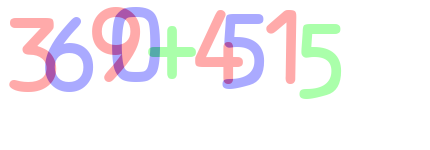
#> input picture images/1.png, 430 x 150 px, found by its file name
$ python test.py
#> lines starting #> are read from the running program, lines starting #| are printed output that depends on the picture; after the words box and inside, x2 and y2 are one past the last pixel; in counts of white or black regions, pixels touching at a corner belong together
### utils.py
import cv2
import inti
BLUE = 0
GREEN = 1
RED  = 2
def get_chars(image, color):
    # cv2.imshow("image",image)
    # cv2.waitKey()
    # cv2.destroyAllWindows()
    other_1 = (color + 1) % 3
    other_2 = (color + 2) % 3
    c = image[:, :, other_1] == 255
    image[c] = [0, 0, 0]
    c = image[:, :, other_2] == 255
    image[c] = [0, 0, 0]
    c = image[:, :, color] < 170
    image[c] = [0, 0, 0]
    c = image[:, :, color] != 0
    image[c] = [255, 255, 255]
    # cv2.imshow("image",image)
    # cv2.waitKey()
    # cv2.destroyAllWindows()
    return image

# 전체 이미지에서 왼쪽부터 단어별로 이미지를 추출합니다.
# [18 lines left out: function extract_chars, not called in this run]
import numpy as np
# 특정한 이미지를 (20 x 20) 크기로 Scaling 합니다.
def resize20(image):
    resized = cv2.resize(image, (20, 20))
    return resized.reshape(-1, 400).astype(np.float32)

# 입력 string 계산해 주는 함수
# [16 lines left out: function caculateStr, not called in this run]
# arr = inti.startAdd+'/target_images/0.png'
# image = cv2.imread(arr)
# extract_chars(image)

### test.py
import cv2
import utils
image = cv2.imread(r'C:\Users\seogi\Documents\python\captcha\1.png', cv2.IMREAD_COLOR)
#> image is the input picture: shape (150, 430, 3); mean B, G, R 245, 241.8, 245.7
cv2.imshow("123",image)
blue = utils.get_chars(image.copy(), utils.BLUE)
#> in get_chars, `c = image[:, :, other_1] == 255`:
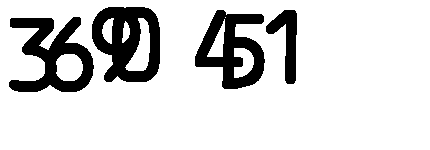
#> c: shape (150, 430) bool; 84.1% white; 4 black regions, box (x1, y1, x2, y2) and area: (92, 7, 160, 82) 3251, (9, 17, 94, 92) 3138, (195, 10, 265, 89) 2832, (266, 10, 297, 84) 1044
#> in get_chars, `c = image[:, :, other_2] == 255`: c: shape (150, 430) bool; 7.8% white; 8 white regions (1 under 20 px), largest, box (x1, y1, x2, y2) and area: (195, 10, 243, 80) 1264, (266, 10, 297, 84) 1044, (10, 18, 54, 62) 953
#> in get_chars, `image[c] = [0, 0, 0]`: image: shape (150, 430, 3); mean of channels 0, 1, 2 19.6, 13.5, 14.3
#> in get_chars, `c = image[:, :, color] < 170`: c: shape (150, 430) bool; 91.9% white; 3 black regions, box (x1, y1, x2, y2) and area: (112, 7, 160, 82) 1926, (45, 17, 94, 92) 1740, (222, 14, 265, 89) 1568
green = utils.get_chars(image.copy(), utils.GREEN)
#> call 2 of get_chars, with color = 1
#> in get_chars (call 2), `c = image[:, :, other_1] == 255`: c: shape (150, 430) bool; 88.2% white; 4 black regions, box (x1, y1, x2, y2) and area: (112, 7, 196, 82) 2717, (45, 17, 94, 92) 1740, (222, 14, 265, 89) 1568, (299, 24, 342, 99) 1568
#> in get_chars (call 2), `c = image[:, :, other_2] == 255`: c: shape (150, 430) bool; 6.7% white; 7 white regions (1 under 20 px), largest, box (x1, y1, x2, y2) and area: (222, 14, 265, 89) 1469, (48, 17, 94, 92) 1466, (126, 7, 160, 47) 539, (118, 56, 160, 82) 538, (112, 18, 125, 44) 281, (112, 55, 120, 64) 41
#> in get_chars (call 2), `image[c] = [0, 0, 0]`:
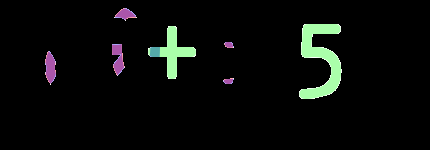
#> image: shape (150, 430, 3); mean of channels 0, 1, 2 8.9, 10.9, 8.8; drawn as B, G, R
#> in get_chars (call 2), `c = image[:, :, color] < 170`: c: shape (150, 430) bool; 96.2% white; 15 black regions (13 under 20 px), largest, box (x1, y1, x2, y2) and area: (299, 24, 342, 99) 1568, (148, 26, 196, 79) 894
#> in get_chars (call 2), `image[c] = [0, 0, 0]`:
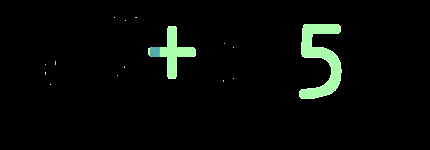
#> image: shape (150, 430, 3); 1.19% of pixels changed, all inside (x1, y1, x2, y2) = (45, 8, 234, 84); drawn as B, G, R
red = utils.get_chars(image.copy(), utils.RED)
#> call 3 of get_chars, with color = 2
#> in get_chars (call 3), `c = image[:, :, other_1] == 255`:
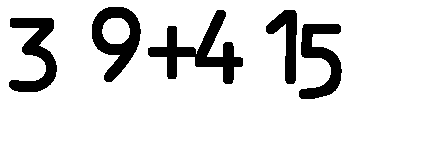
#> c: shape (150, 430) bool; 87.2% white; 5 black regions, box (x1, y1, x2, y2) and area: (148, 10, 243, 84) 2257, (92, 7, 141, 82) 1749, (9, 18, 57, 92) 1665, (299, 24, 342, 99) 1568, (266, 10, 297, 84) 1044
#> in get_chars (call 3), `c = image[:, :, other_2] == 255`: c: shape (150, 430) bool; 3.7% white; 3 white regions (1 under 20 px), largest, box (x1, y1, x2, y2) and area: (299, 24, 342, 99) 1568, (160, 26, 196, 79) 779
#> in get_chars (call 3), `image[c] = [0, 0, 0]`:
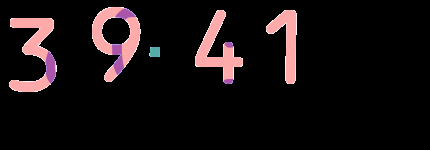
#> image: shape (150, 430, 3); mean of channels 0, 1, 2 16.3, 15.4, 22.2; drawn as B, G, R
#> in get_chars (call 3), `c = image[:, :, color] < 170`:
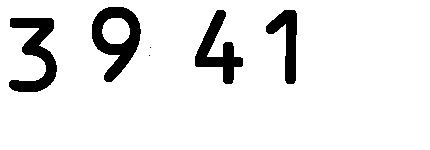
#> c: shape (150, 430) bool; 91% white; 6 black regions (2 under 20 px), largest, box (x1, y1, x2, y2) and area: (92, 7, 141, 82) 1749, (9, 18, 57, 92) 1665, (195, 10, 243, 84) 1363, (266, 10, 297, 84) 1044
#> in get_chars (call 3), `image[c] = [0, 0, 0]`:
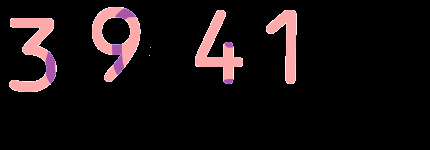
#> image: shape (150, 430, 3); 0.16% of pixels changed, all inside (x1, y1, x2, y2) = (149, 47, 160, 57); drawn as B, G, R

cv2.imshow('Image Gray', blue)
cv2.waitKey(0)
cv2.imshow('Image Gray', green)
cv2.waitKey(0)
cv2.imshow('Image Gray', red)
cv2.waitKey(0)

$ run again, with target_images/0.png copied over images/1.png
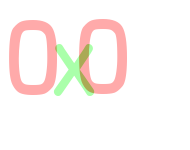
#> input picture target_images/0.png, 190 x 150 px, found by its file name
#> image is the input picture: shape (150, 190, 3); mean B, G, R 241.8, 244.5, 252.3
#> in get_chars, `c = image[:, :, other_1] == 255`:
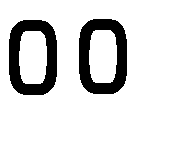
#> c: shape (150, 190) bool; 86.5% white; 2 black regions, box (x1, y1, x2, y2) and area: (79, 19, 127, 94) 1926, (9, 20, 57, 95) 1926
#> in get_chars (call 3), `c = image[:, :, other_2] == 255`:
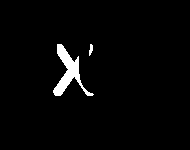
#> c: shape (150, 190) bool; 2.5% white; 2 white regions, box (x1, y1, x2, y2) and area: (53, 44, 94, 96) 687, (89, 44, 93, 56) 32

$ run again, with images/10.png copied over images/1.png
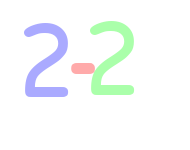
#> input picture images/10.png, 190 x 150 px, found by its file name
#> image is the input picture: shape (150, 190, 3); mean B, G, R 250, 250, 246.5
#> in get_chars, `c = image[:, :, other_1] == 255`:
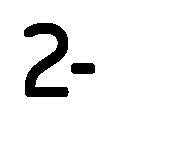
#> c: shape (150, 190) bool; 93.6% white; 2 black regions, box (x1, y1, x2, y2) and area: (24, 23, 69, 97) 1560, (71, 63, 95, 74) 253
#> in get_chars (call 3), `image[c] = [255, 255, 255]`:
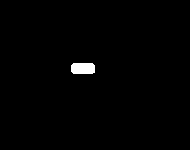
#> image: shape (150, 190, 3); 0.89% white; 1 white region, box (x1, y1, x2, y2) and area: (71, 63, 95, 74) 253
